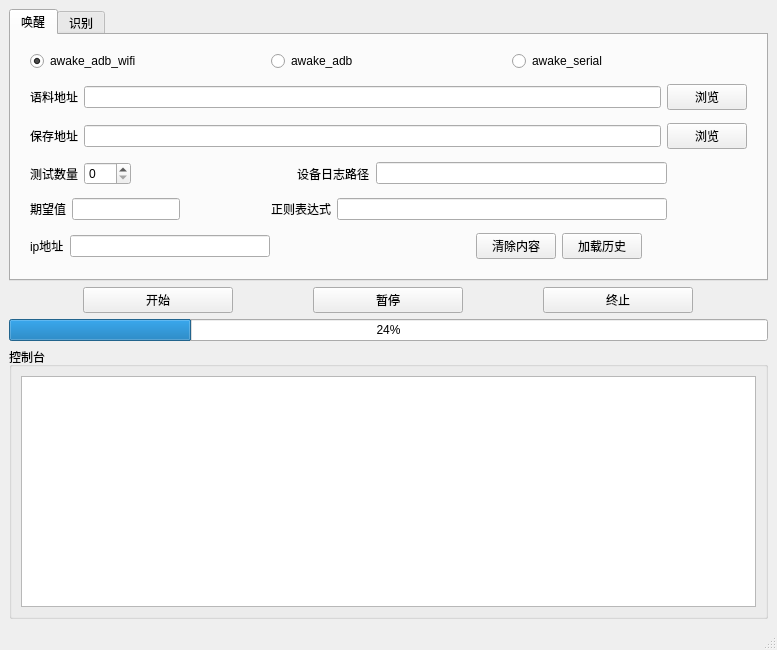
<?xml version="1.0" encoding="UTF-8"?>
<ui version="4.0">
 <class>MainWindow</class>
 <widget class="QMainWindow" name="MainWindow">
  <property name="geometry">
   <rect>
    <x>0</x>
    <y>0</y>
    <width>777</width>
    <height>650</height>
   </rect>
  </property>
  <property name="windowTitle">
   <string>MainWindow</string>
  </property>
  <widget class="QWidget" name="centralwidget">
   <layout class="QHBoxLayout" name="horizontalLayout_4">
    <item>
     <layout class="QVBoxLayout" name="verticalLayout">
      <item>
       <widget class="QTabWidget" name="tabWidget">
        <property name="currentIndex">
         <number>0</number>
        </property>
        <widget class="QWidget" name="tab">
         <attribute name="title">
          <string>唤醒</string>
         </attribute>
         <layout class="QHBoxLayout" name="horizontalLayout_13">
          <item>
           <spacer name="horizontalSpacer">
            <property name="orientation">
             <enum>Qt::Horizontal</enum>
            </property>
            <property name="sizeType">
             <enum>QSizePolicy::Fixed</enum>
            </property>
            <property name="sizeHint" stdset="0">
             <size>
              <width>10</width>
              <height>20</height>
             </size>
            </property>
           </spacer>
          </item>
          <item>
           <layout class="QVBoxLayout" name="verticalLayout_2">
            <item>
             <layout class="QHBoxLayout" name="horizontalLayout">
              <item>
               <widget class="QRadioButton" name="awake_adb_wifi">
                <property name="text">
                 <string>awake_adb_wifi</string>
                </property>
                <property name="checked">
                 <bool>true</bool>
                </property>
               </widget>
              </item>
              <item>
               <widget class="QRadioButton" name="awake_adb">
                <property name="text">
                 <string>awake_adb</string>
                </property>
               </widget>
              </item>
              <item>
               <widget class="QRadioButton" name="awake_serial">
                <property name="text">
                 <string>awake_serial</string>
                </property>
               </widget>
              </item>
             </layout>
            </item>
            <item>
             <layout class="QHBoxLayout" name="horizontalLayout_2">
              <item>
               <widget class="QLabel" name="label">
                <property name="text">
                 <string>语料地址</string>
                </property>
               </widget>
              </item>
              <item>
               <widget class="QLineEdit" name="a_tpath"/>
              </item>
              <item>
               <widget class="QPushButton" name="search_btn">
                <property name="text">
                 <string>浏览</string>
                </property>
               </widget>
              </item>
             </layout>
            </item>
            <item>
             <layout class="QHBoxLayout" name="horizontalLayout_3">
              <item>
               <widget class="QLabel" name="label_2">
                <property name="text">
                 <string>保存地址</string>
                </property>
               </widget>
              </item>
              <item>
               <widget class="QLineEdit" name="a_spath"/>
              </item>
              <item>
               <widget class="QPushButton" name="search_btn_2">
                <property name="text">
                 <string>浏览</string>
                </property>
               </widget>
              </item>
             </layout>
            </item>
            <item>
             <layout class="QHBoxLayout" name="horizontalLayout_11">
              <item>
               <layout class="QHBoxLayout" name="horizontalLayout_7">
                <item>
                 <widget class="QLabel" name="label_3">
                  <property name="text">
                   <string>测试数量</string>
                  </property>
                 </widget>
                </item>
                <item>
                 <widget class="QSpinBox" name="a_test_num">
                  <property name="maximum">
                   <number>999</number>
                  </property>
                  <property name="displayIntegerBase">
                   <number>10</number>
                  </property>
                 </widget>
                </item>
               </layout>
              </item>
              <item>
               <layout class="QHBoxLayout" name="horizontalLayout_10">
                <item>
                 <spacer name="horizontalSpacer_3">
                  <property name="orientation">
                   <enum>Qt::Horizontal</enum>
                  </property>
                  <property name="sizeType">
                   <enum>QSizePolicy::Fixed</enum>
                  </property>
                  <property name="sizeHint" stdset="0">
                   <size>
                    <width>160</width>
                    <height>20</height>
                   </size>
                  </property>
                 </spacer>
                </item>
                <item>
                 <widget class="QLabel" name="label_6">
                  <property name="text">
                   <string>设备日志路径</string>
                  </property>
                 </widget>
                </item>
                <item>
                 <widget class="QLineEdit" name="a_logpath"/>
                </item>
               </layout>
              </item>
              <item>
               <spacer name="horizontalSpacer_5">
                <property name="orientation">
                 <enum>Qt::Horizontal</enum>
                </property>
                <property name="sizeType">
                 <enum>QSizePolicy::Fixed</enum>
                </property>
                <property name="sizeHint" stdset="0">
                 <size>
                  <width>80</width>
                  <height>20</height>
                 </size>
                </property>
               </spacer>
              </item>
             </layout>
            </item>
            <item>
             <layout class="QHBoxLayout" name="horizontalLayout_12">
              <item>
               <layout class="QHBoxLayout" name="horizontalLayout_8">
                <item>
                 <widget class="QLabel" name="label_4">
                  <property name="text">
                   <string>期望值</string>
                  </property>
                 </widget>
                </item>
                <item>
                 <widget class="QLineEdit" name="a_except">
                  <property name="sizePolicy">
                   <sizepolicy hsizetype="Fixed" vsizetype="Fixed">
                    <horstretch>0</horstretch>
                    <verstretch>0</verstretch>
                   </sizepolicy>
                  </property>
                 </widget>
                </item>
               </layout>
              </item>
              <item>
               <layout class="QHBoxLayout" name="horizontalLayout_9">
                <item>
                 <spacer name="horizontalSpacer_4">
                  <property name="orientation">
                   <enum>Qt::Horizontal</enum>
                  </property>
                  <property name="sizeType">
                   <enum>QSizePolicy::Fixed</enum>
                  </property>
                  <property name="sizeHint" stdset="0">
                   <size>
                    <width>85</width>
                    <height>20</height>
                   </size>
                  </property>
                 </spacer>
                </item>
                <item>
                 <widget class="QLabel" name="label_5">
                  <property name="text">
                   <string>正则表达式</string>
                  </property>
                 </widget>
                </item>
                <item>
                 <widget class="QLineEdit" name="a_re"/>
                </item>
               </layout>
              </item>
              <item>
               <spacer name="horizontalSpacer_6">
                <property name="orientation">
                 <enum>Qt::Horizontal</enum>
                </property>
                <property name="sizeType">
                 <enum>QSizePolicy::Fixed</enum>
                </property>
                <property name="sizeHint" stdset="0">
                 <size>
                  <width>80</width>
                  <height>20</height>
                 </size>
                </property>
               </spacer>
              </item>
             </layout>
            </item>
            <item>
             <layout class="QHBoxLayout" name="horizontalLayout_6">
              <item>
               <widget class="QLabel" name="a_radiolabel">
                <property name="sizePolicy">
                 <sizepolicy hsizetype="Preferred" vsizetype="Preferred">
                  <horstretch>0</horstretch>
                  <verstretch>0</verstretch>
                 </sizepolicy>
                </property>
                <property name="text">
                 <string>ip地址</string>
                </property>
               </widget>
              </item>
              <item>
               <widget class="QLineEdit" name="a_radioedit">
                <property name="sizePolicy">
                 <sizepolicy hsizetype="Expanding" vsizetype="Fixed">
                  <horstretch>0</horstretch>
                  <verstretch>0</verstretch>
                 </sizepolicy>
                </property>
                <property name="minimumSize">
                 <size>
                  <width>200</width>
                  <height>0</height>
                 </size>
                </property>
               </widget>
              </item>
              <item>
               <spacer name="horizontalSpacer_7">
                <property name="orientation">
                 <enum>Qt::Horizontal</enum>
                </property>
                <property name="sizeType">
                 <enum>QSizePolicy::Fixed</enum>
                </property>
                <property name="sizeHint" stdset="0">
                 <size>
                  <width>200</width>
                  <height>20</height>
                 </size>
                </property>
               </spacer>
              </item>
              <item>
               <widget class="QPushButton" name="clear_btn">
                <property name="text">
                 <string>清除内容</string>
                </property>
               </widget>
              </item>
              <item>
               <widget class="QPushButton" name="history_btn">
                <property name="text">
                 <string>加载历史</string>
                </property>
               </widget>
              </item>
              <item>
               <spacer name="horizontalSpacer_8">
                <property name="orientation">
                 <enum>Qt::Horizontal</enum>
                </property>
                <property name="sizeHint" stdset="0">
                 <size>
                  <width>40</width>
                  <height>20</height>
                 </size>
                </property>
               </spacer>
              </item>
             </layout>
            </item>
           </layout>
          </item>
          <item>
           <spacer name="horizontalSpacer_2">
            <property name="orientation">
             <enum>Qt::Horizontal</enum>
            </property>
            <property name="sizeType">
             <enum>QSizePolicy::Fixed</enum>
            </property>
            <property name="sizeHint" stdset="0">
             <size>
              <width>10</width>
              <height>20</height>
             </size>
            </property>
           </spacer>
          </item>
         </layout>
        </widget>
        <widget class="QWidget" name="tab_2">
         <attribute name="title">
          <string>识别</string>
         </attribute>
         <layout class="QHBoxLayout" name="horizontalLayout_25">
          <item>
           <spacer name="horizontalSpacer_16">
            <property name="orientation">
             <enum>Qt::Horizontal</enum>
            </property>
            <property name="sizeType">
             <enum>QSizePolicy::Fixed</enum>
            </property>
            <property name="sizeHint" stdset="0">
             <size>
              <width>10</width>
              <height>20</height>
             </size>
            </property>
           </spacer>
          </item>
          <item>
           <layout class="QVBoxLayout" name="verticalLayout_3">
            <item>
             <layout class="QHBoxLayout" name="horizontalLayout_15">
              <item>
               <widget class="QRadioButton" name="dist_adb_wifi">
                <property name="text">
                 <string>dist_adb_wifi</string>
                </property>
                <property name="checked">
                 <bool>true</bool>
                </property>
               </widget>
              </item>
              <item>
               <widget class="QRadioButton" name="dist_adb">
                <property name="text">
                 <string>dist_adb</string>
                </property>
               </widget>
              </item>
              <item>
               <widget class="QRadioButton" name="dist_serial">
                <property name="text">
                 <string>dist_serial</string>
                </property>
               </widget>
              </item>
             </layout>
            </item>
            <item>
             <layout class="QHBoxLayout" name="horizontalLayout_16">
              <item>
               <widget class="QLabel" name="label_13">
                <property name="text">
                 <string>唤醒音频</string>
                </property>
               </widget>
              </item>
              <item>
               <widget class="QLineEdit" name="d_awkaudio"/>
              </item>
              <item>
               <widget class="QPushButton" name="search_btn_5">
                <property name="text">
                 <string>浏览</string>
                </property>
               </widget>
              </item>
              <item>
               <widget class="QLabel" name="label_7">
                <property name="text">
                 <string>语料地址</string>
                </property>
               </widget>
              </item>
              <item>
               <widget class="QLineEdit" name="d_tpath"/>
              </item>
              <item>
               <widget class="QPushButton" name="search_btn_3">
                <property name="text">
                 <string>浏览</string>
                </property>
               </widget>
              </item>
             </layout>
            </item>
            <item>
             <layout class="QHBoxLayout" name="horizontalLayout_17">
              <item>
               <widget class="QLabel" name="label_8">
                <property name="text">
                 <string>保存地址</string>
                </property>
               </widget>
              </item>
              <item>
               <widget class="QLineEdit" name="d_spath"/>
              </item>
              <item>
               <widget class="QPushButton" name="search_btn_4">
                <property name="text">
                 <string>浏览</string>
                </property>
               </widget>
              </item>
             </layout>
            </item>
            <item>
             <layout class="QHBoxLayout" name="horizontalLayout_18">
              <item>
               <layout class="QHBoxLayout" name="horizontalLayout_19">
                <item>
                 <widget class="QLabel" name="label_9">
                  <property name="text">
                   <string>测试数量</string>
                  </property>
                 </widget>
                </item>
                <item>
                 <widget class="QSpinBox" name="d_test_num">
                  <property name="maximum">
                   <number>999</number>
                  </property>
                  <property name="displayIntegerBase">
                   <number>10</number>
                  </property>
                 </widget>
                </item>
               </layout>
              </item>
              <item>
               <layout class="QHBoxLayout" name="horizontalLayout_20">
                <item>
                 <spacer name="horizontalSpacer_9">
                  <property name="orientation">
                   <enum>Qt::Horizontal</enum>
                  </property>
                  <property name="sizeType">
                   <enum>QSizePolicy::Fixed</enum>
                  </property>
                  <property name="sizeHint" stdset="0">
                   <size>
                    <width>160</width>
                    <height>20</height>
                   </size>
                  </property>
                 </spacer>
                </item>
                <item>
                 <widget class="QLabel" name="label_10">
                  <property name="text">
                   <string>设备日志路径</string>
                  </property>
                 </widget>
                </item>
                <item>
                 <widget class="QLineEdit" name="d_logpath"/>
                </item>
               </layout>
              </item>
              <item>
               <spacer name="horizontalSpacer_10">
                <property name="orientation">
                 <enum>Qt::Horizontal</enum>
                </property>
                <property name="sizeType">
                 <enum>QSizePolicy::Fixed</enum>
                </property>
                <property name="sizeHint" stdset="0">
                 <size>
                  <width>80</width>
                  <height>20</height>
                 </size>
                </property>
               </spacer>
              </item>
             </layout>
            </item>
            <item>
             <layout class="QHBoxLayout" name="horizontalLayout_21">
              <item>
               <layout class="QHBoxLayout" name="horizontalLayout_22">
                <item>
                 <widget class="QLabel" name="label_11">
                  <property name="text">
                   <string>唤醒正则</string>
                  </property>
                 </widget>
                </item>
                <item>
                 <widget class="QLineEdit" name="d_awkre">
                  <property name="sizePolicy">
                   <sizepolicy hsizetype="Fixed" vsizetype="Fixed">
                    <horstretch>0</horstretch>
                    <verstretch>0</verstretch>
                   </sizepolicy>
                  </property>
                  <property name="minimumSize">
                   <size>
                    <width>180</width>
                    <height>0</height>
                   </size>
                  </property>
                 </widget>
                </item>
               </layout>
              </item>
              <item>
               <layout class="QHBoxLayout" name="horizontalLayout_23">
                <item>
                 <spacer name="horizontalSpacer_11">
                  <property name="orientation">
                   <enum>Qt::Horizontal</enum>
                  </property>
                  <property name="sizeType">
                   <enum>QSizePolicy::Fixed</enum>
                  </property>
                  <property name="sizeHint" stdset="0">
                   <size>
                    <width>100</width>
                    <height>20</height>
                   </size>
                  </property>
                 </spacer>
                </item>
                <item>
                 <widget class="QLabel" name="label_12">
                  <property name="text">
                   <string>识别正则</string>
                  </property>
                 </widget>
                </item>
                <item>
                 <widget class="QLineEdit" name="d_re"/>
                </item>
               </layout>
              </item>
              <item>
               <spacer name="horizontalSpacer_12">
                <property name="orientation">
                 <enum>Qt::Horizontal</enum>
                </property>
                <property name="sizeType">
                 <enum>QSizePolicy::Fixed</enum>
                </property>
                <property name="sizeHint" stdset="0">
                 <size>
                  <width>80</width>
                  <height>20</height>
                 </size>
                </property>
               </spacer>
              </item>
             </layout>
            </item>
            <item>
             <layout class="QHBoxLayout" name="horizontalLayout_24">
              <item>
               <widget class="QLabel" name="d_radiolabel">
                <property name="sizePolicy">
                 <sizepolicy hsizetype="Preferred" vsizetype="Preferred">
                  <horstretch>0</horstretch>
                  <verstretch>0</verstretch>
                 </sizepolicy>
                </property>
                <property name="text">
                 <string>ip地址</string>
                </property>
               </widget>
              </item>
              <item>
               <widget class="QLineEdit" name="d_radioedit">
                <property name="sizePolicy">
                 <sizepolicy hsizetype="Expanding" vsizetype="Fixed">
                  <horstretch>0</horstretch>
                  <verstretch>0</verstretch>
                 </sizepolicy>
                </property>
                <property name="minimumSize">
                 <size>
                  <width>200</width>
                  <height>0</height>
                 </size>
                </property>
               </widget>
              </item>
              <item>
               <spacer name="horizontalSpacer_13">
                <property name="orientation">
                 <enum>Qt::Horizontal</enum>
                </property>
                <property name="sizeType">
                 <enum>QSizePolicy::Fixed</enum>
                </property>
                <property name="sizeHint" stdset="0">
                 <size>
                  <width>200</width>
                  <height>20</height>
                 </size>
                </property>
               </spacer>
              </item>
              <item>
               <widget class="QPushButton" name="clear_btn_2">
                <property name="text">
                 <string>清除内容</string>
                </property>
               </widget>
              </item>
              <item>
               <widget class="QPushButton" name="history_btn_2">
                <property name="text">
                 <string>加载历史</string>
                </property>
               </widget>
              </item>
              <item>
               <spacer name="horizontalSpacer_14">
                <property name="orientation">
                 <enum>Qt::Horizontal</enum>
                </property>
                <property name="sizeHint" stdset="0">
                 <size>
                  <width>40</width>
                  <height>20</height>
                 </size>
                </property>
               </spacer>
              </item>
             </layout>
            </item>
           </layout>
          </item>
          <item>
           <spacer name="horizontalSpacer_15">
            <property name="orientation">
             <enum>Qt::Horizontal</enum>
            </property>
            <property name="sizeType">
             <enum>QSizePolicy::Fixed</enum>
            </property>
            <property name="sizeHint" stdset="0">
             <size>
              <width>10</width>
              <height>20</height>
             </size>
            </property>
           </spacer>
          </item>
         </layout>
        </widget>
       </widget>
      </item>
      <item>
       <layout class="QHBoxLayout" name="horizontalLayout_14">
        <item>
         <widget class="QPushButton" name="begin_btn">
          <property name="enabled">
           <bool>true</bool>
          </property>
          <property name="sizePolicy">
           <sizepolicy hsizetype="Fixed" vsizetype="Fixed">
            <horstretch>0</horstretch>
            <verstretch>0</verstretch>
           </sizepolicy>
          </property>
          <property name="minimumSize">
           <size>
            <width>150</width>
            <height>0</height>
           </size>
          </property>
          <property name="sizeIncrement">
           <size>
            <width>0</width>
            <height>0</height>
           </size>
          </property>
          <property name="text">
           <string>开始</string>
          </property>
          <property name="iconSize">
           <size>
            <width>16</width>
            <height>16</height>
           </size>
          </property>
         </widget>
        </item>
        <item>
         <widget class="QPushButton" name="pause_btn">
          <property name="sizePolicy">
           <sizepolicy hsizetype="Fixed" vsizetype="Fixed">
            <horstretch>0</horstretch>
            <verstretch>0</verstretch>
           </sizepolicy>
          </property>
          <property name="minimumSize">
           <size>
            <width>150</width>
            <height>0</height>
           </size>
          </property>
          <property name="text">
           <string>暂停</string>
          </property>
         </widget>
        </item>
        <item>
         <widget class="QPushButton" name="end_btn">
          <property name="sizePolicy">
           <sizepolicy hsizetype="Fixed" vsizetype="Fixed">
            <horstretch>0</horstretch>
            <verstretch>0</verstretch>
           </sizepolicy>
          </property>
          <property name="minimumSize">
           <size>
            <width>150</width>
            <height>0</height>
           </size>
          </property>
          <property name="text">
           <string>终止</string>
          </property>
         </widget>
        </item>
       </layout>
      </item>
      <item>
       <widget class="QProgressBar" name="pbar">
        <property name="value">
         <number>24</number>
        </property>
       </widget>
      </item>
      <item>
       <widget class="QGroupBox" name="groupBox">
        <property name="title">
         <string>控制台</string>
        </property>
        <layout class="QHBoxLayout" name="horizontalLayout_5">
         <item>
          <widget class="QTextEdit" name="control"/>
         </item>
        </layout>
       </widget>
      </item>
     </layout>
    </item>
   </layout>
  </widget>
  <widget class="QMenuBar" name="menubar">
   <property name="geometry">
    <rect>
     <x>0</x>
     <y>0</y>
     <width>777</width>
     <height>22</height>
    </rect>
   </property>
  </widget>
  <widget class="QStatusBar" name="statusbar"/>
 </widget>
 <resources/>
 <connections/>
</ui>
